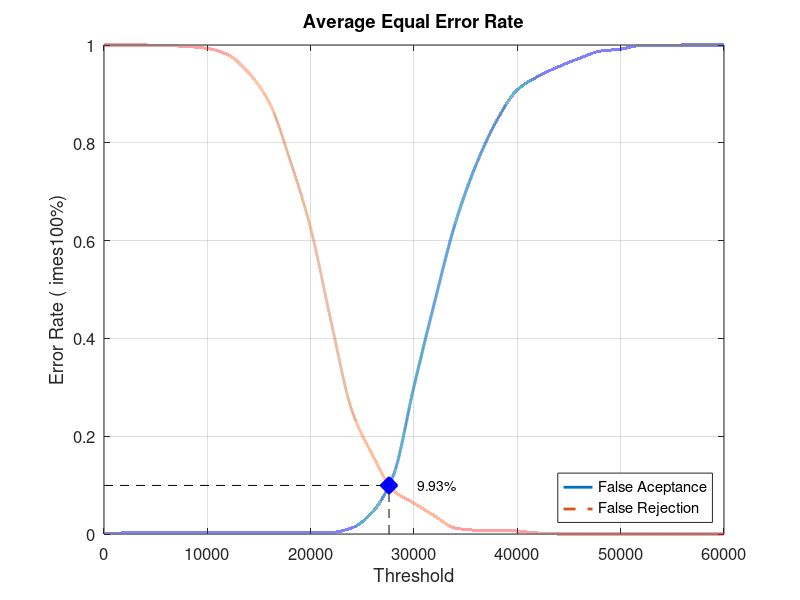
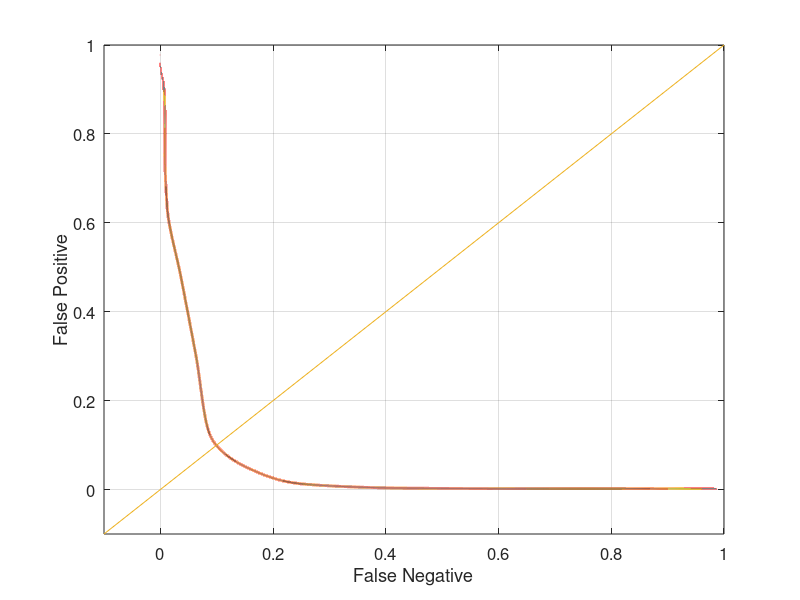

These figures' MATLAB source, in order:
close all;
clear;
clc;
x = 0:2000:60000;
xq = 0:0.5:60000;

y0 = [0 0.00210526 0.00210526 0.00210526 0.00210526 0.00210526 0.00210526 0.00210526 0.00210526 0.00210526 0.00210526 0.0031579 0.0126316 0.0452632 0.12 0.302105 0.474737 0.63579 0.754737 0.845263 0.908421 0.935789 0.955789 0.972632 0.987368 0.991579 0.998947 0.998947 1 1 1]
yy0 = interp1(x, y0, xq, 'pchip');
y1 = [1 1 1 0.999 0.997 0.993 0.98 0.943 0.882 0.765 0.625 0.432 0.252 0.161 0.089 0.063 0.037 0.012 0.008 0.008 0.006 0.002 0 0 0 0 0 0 0 0 0]
yy1 = interp1(x, y1, xq, 'pchip');

% Calculating EER: 
y2 = abs(y0 - y1);
find(y2 == min(y2))
yy2 = abs(yy0 - yy1);
xEER = find(yy2 == min(yy2));
xEERIndex = xq(xEER) % X-axis EER
yEER = yy0(xEER) % Y-axis EER

main = figure
plot(xq, yy0,'-','LineWidth', 2);	hold on
plot(xq, yy1,'--','LineWidth', 2);	hold on
plot([xEERIndex xEERIndex], [0 yEER], 'k--');	hold on
plot([0 xEERIndex], [yEER yEER], 'k--');	hold on
plot(xEERIndex, yEER, 'bx', 'LineWidth', 10);	hold on
text(xEERIndex + 10 * xEERIndex / 100, yEER, [num2str(round((10000 * yEER)) / 100) '%'])
legend('False Aceptance', 'False Rejection', 'Location', 'SouthEast')
xlabel('Threshold')
ylabel('Error Rate (	imes100%)')
title('Average Equal Error Rate')
set(gca, 'FontSize', 12)
axis([0 60000 0 1])
grid on

print(main, 'Database4AverageMain', '-dpng');
FNRxFPR = figure('Color', [1 1 1]);
plot(yy1, yy0, '-', yy1, yy0, 'LineWidth', 2);
hold on
y = -0.1:0.1:1
plot(y, y); 
set(gca, 'FontSize', 12)
xlabel('False Negative')
ylabel('False Positive')
axis([-0.1 1 -0.1 1])
set(gca, 'FontSize', 12)
grid on

print(FNRxFPR, 'Database4AverageFNRxFPR','-dpng');
